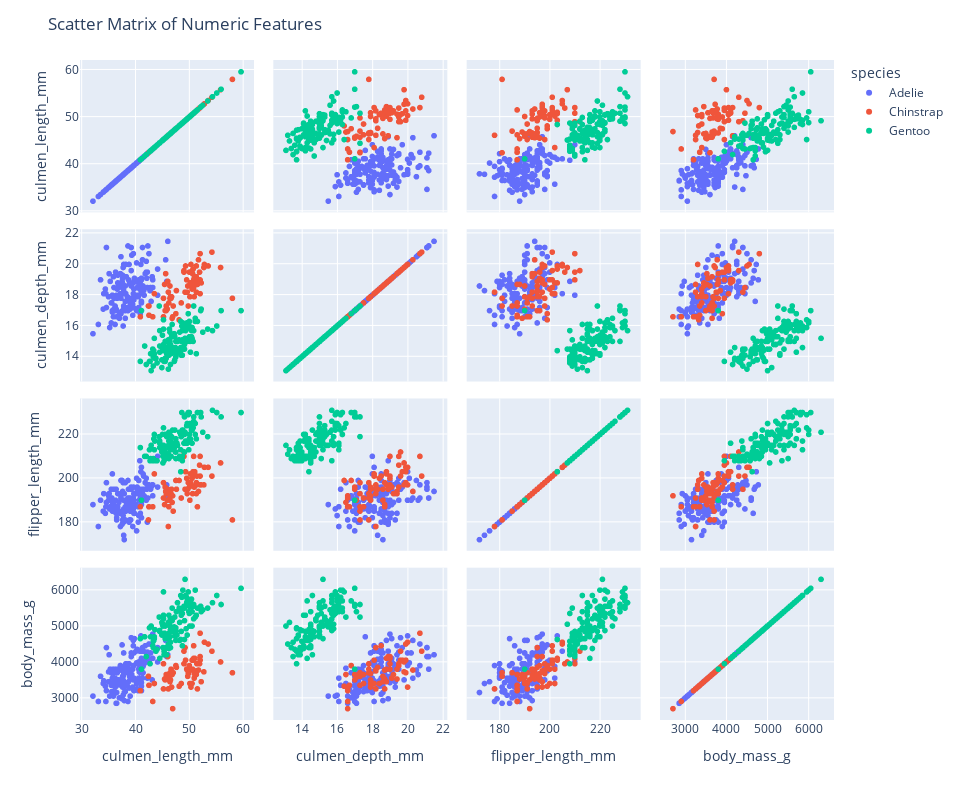

The cell this chart's notebook holds for it:
### Markdown cell above
Let's display a scatter matrix with every numeric feature from our dataset.

### Code cell
fig = px.scatter_matrix(
    penguins, 
    dimensions=["culmen_length_mm", "culmen_depth_mm", "flipper_length_mm", "body_mass_g"], 
    color="species")

fig.update_layout(height=800, width=960, title_text="Scatter Matrix of Numeric Features")

fig.show()

### Figure 1 — Plotly figure (JSON) as saved in the notebook; plotly's stock layout.template omitted (floating-point values rounded to 4 significant figures; data arrays with more than 128 entries replaced by an {"elided": "..."} marker saying what was removed)
{"data": [{"dimensions": [{"axis": {"matches": true}, "label": "culmen_length_mm", "values": {"elided": "152 float values"}}, {"axis": {"matches": true}, "label": "culmen_depth_mm", "values": {"elided": "152 float values"}}, {"axis": {"matches": true}, "label": "flipper_length_mm", "values": {"elided": "152 int values"}}, {"axis": {"matches": true}, "label": "body_mass_g", "values": {"elided": "152 int values"}}], "hovertemplate": "species=Adelie<br>%{xaxis.title.text}=%{x}<br>%{yaxis.title.text}=%{y}<extra></extra>", "legendgroup": "Adelie", "marker": {"color": "#636efa", "symbol": "circle"}, "name": "Adelie", "showlegend": true, "type": "splom"}, {"dimensions": [{"axis": {"matches": true}, "label": "culmen_length_mm", "values": [46.5, 50, 51.3, 45.4, 52.7, 45.2, 46.1, 51.3, 46, 51.3, 46.6, 51.7, 47, 52, 45.9, 50.5, 50.3, 58, 46.4, 49.2, 42.4, 48.5, 43.2, 50.6, 46.7, 52, 50.5, 49.5, 46.4, 52.8, 40.9, 54.2, 42.5, 51, 49.7, 47.5, 47.6, 52, 46.9, 53.5, 49, 46.2, 50.9, 45.5, 50.9, 50.8, 50.1, 49, 51.5, 49.8, 48.1, 51.4, 45.7, 50.7, 42.5, 52.2, 45.2, 49.3, 50.2, 45.6, 51.9, 46.8, 45.7, 55.8, 43.5, 49.6, 50.8, 50.2]}, {"axis": {"matches": true}, "label": "culmen_depth_mm", "values": [17.9, 19.5, 19.2, 18.7, 19.8, 17.8, 18.2, 18.2, 18.9, 19.9, 17.8, 20.3, 17.3, 18.1, 17.1, 19.6, 20, 17.8, 18.6, 18.2, 17.3, 17.5, 16.6, 19.4, 17.9, 19, 18.4, 19, 17.8, 20, 16.6, 20.8, 16.7, 18.8, 18.6, 16.8, 18.3, 20.7, 16.6, 19.9, 19.5, 17.5, 19.1, 17, 17.9, 18.5, 17.9, 19.6, 18.7, 17.3, 16.4, 19, 17.3, 19.7, 17.3, 18.8, 16.6, 19.9, 18.8, 19.4, 19.5, 16.5, 17, 19.8, 18.1, 18.2, 19, 18.7]}, {"axis": {"matches": true}, "label": "flipper_length_mm", "values": [192, 196, 193, 188, 197, 198, 178, 197, 195, 198, 193, 194, 185, 201, 190, 201, 197, 181, 190, 195, 181, 191, 187, 193, 195, 197, 200, 200, 191, 205, 187, 201, 187, 203, 195, 199, 195, 210, 192, 205, 210, 187, 196, 196, 196, 201, 190, 212, 187, 198, 199, 201, 193, 203, 187, 197, 191, 203, 202, 194, 206, 189, 195, 207, 202, 193, 210, 198]}, {"axis": {"matches": true}, "label": "body_mass_g", "values": [3500, 3900, 3650, 3525, 3725, 3950, 3250, 3750, 4150, 3700, 3800, 3775, 3700, 4050, 3575, 4050, 3300, 3700, 3450, 4400, 3600, 3400, 2900, 3800, 3300, 4150, 3400, 3800, 3700, 4550, 3200, 4300, 3350, 4100, 3600, 3900, 3850, 4800, 2700, 4500, 3950, 3650, 3550, 3500, 3675, 4450, 3400, 4300, 3250, 3675, 3325, 3950, 3600, 4050, 3350, 3450, 3250, 4050, 3800, 3525, 3950, 3650, 3650, 4000, 3400, 3775, 4100, 3775]}], "hovertemplate": "species=Chinstrap<br>%{xaxis.title.text}=%{x}<br>%{yaxis.title.text}=%{y}<extra></extra>", "legendgroup": "Chinstrap", "marker": {"color": "#EF553B", "symbol": "circle"}, "name": "Chinstrap", "showlegend": true, "type": "splom"}, {"dimensions": [{"axis": {"matches": true}, "label": "culmen_length_mm", "values": [46.1, 50, 48.7, 50, 47.6, 46.5, 45.4, 46.7, 43.3, 46.8, 40.9, 49, 45.5, 48.4, 45.8, 49.3, 42, 49.2, 46.2, 48.7, 50.2, 45.1, 46.5, 46.3, 42.9, 46.1, 44.5, 47.8, 48.2, 50, 47.3, 42.8, 45.1, 59.6, 49.1, 48.4, 42.6, 44.4, 44, 48.7, 42.7, 49.6, 45.3, 49.6, 50.5, 43.6, 45.5, 50.5, 44.9, 45.2, 46.6, 48.5, 45.1, 50.1, 46.5, 45, 43.8, 45.5, 43.2, 50.4, 45.3, 46.2, 45.7, 54.3, 45.8, 49.8, 46.2, 49.5, 43.5, 50.7, 47.7, 46.4, 48.2, 46.5, 46.4, 48.6, 47.5, 51.1, 45.2, 45.2, 49.1, 52.5, 47.4, 50, 44.9, 50.8, 43.4, 51.3, 47.5, 52.1, 47.5, 52.2, 45.5, 49.5, 44.5, 50.8, 49.4, 46.9, 48.4, 51.1, 48.5, 55.9, 47.2, 49.1, 47.3, 46.8, 41.7, 53.4, 43.3, 48.1, 50.5, 49.8, 43.5, 51.5, 46.2, 55.1, 44.5, 48.8, 47.2, 41.1, 46.8, 50.4, 45.2, 49.9]}, {"axis": {"matches": true}, "label": "culmen_depth_mm", "values": [13.2, 16.3, 14.1, 15.2, 14.5, 13.5, 14.6, 15.3, 13.4, 15.4, 13.7, 16.1, 13.7, 14.6, 14.6, 15.7, 13.5, 15.2, 14.5, 15.1, 14.3, 14.5, 14.5, 15.8, 13.1, 15.1, 14.3, 15, 14.3, 15.3, 15.3, 14.2, 14.5, 17, 14.8, 16.3, 13.7, 17.3, 13.6, 15.7, 13.7, 16, 13.7, 15, 15.9, 13.9, 13.9, 15.9, 13.3, 15.8, 14.2, 14.1, 14.4, 15, 14.4, 15.4, 13.9, 15, 14.5, 15.3, 13.8, 14.9, 13.9, 15.7, 14.2, 16.8, 14.4, 16.2, 14.2, 15, 15, 15.6, 15.6, 14.8, 15, 16, 14.2, 16.3, 13.8, 16.4, 14.5, 15.6, 14.6, 15.9, 13.8, 17.3, 14.4, 14.2, 14, 17, 15, 17.1, 14.5, 16.1, 14.7, 15.7, 15.8, 14.6, 14.4, 16.5, 15, 17, 15.5, 15, 13.8, 16.1, 14.7, 15.8, 14, 15.1, 15.2, 15.9, 15.2, 16.3, 14.1, 16, 15.7, 16.2, 13.7, 17, 14.3, 15.7, 14.8, 16.1]}, {"axis": {"matches": true}, "label": "flipper_length_mm", "values": [211, 230, 210, 218, 215, 210, 211, 219, 209, 215, 214, 216, 214, 213, 210, 217, 210, 221, 209, 222, 218, 215, 213, 215, 215, 215, 216, 215, 210, 220, 222, 209, 207, 230, 220, 220, 213, 219, 208, 208, 208, 225, 210, 216, 222, 217, 210, 225, 213, 215, 210, 220, 210, 225, 217, 220, 208, 220, 208, 224, 208, 221, 214, 231, 219, 230, 214, 229, 220, 223, 216, 221, 221, 217, 216, 230, 209, 220, 215, 223, 212, 221, 212, 224, 212, 228, 218, 218, 212, 230, 218, 228, 212, 224, 214, 226, 216, 222, 203, 225, 219, 228, 215, 228, 216, 215, 210, 219, 208, 209, 216, 229, 213, 230, 217, 230, 217, 222, 214, 190, 215, 222, 212, 213]}, {"axis": {"matches": true}, "label": "body_mass_g", "values": [4500, 5700, 4450, 5700, 5400, 4550, 4800, 5200, 4400, 5150, 4650, 5550, 4650, 5850, 4200, 5850, 4150, 6300, 4800, 5350, 5700, 5000, 4400, 5050, 5000, 5100, 4100, 5650, 4600, 5550, 5250, 4700, 5050, 6050, 5150, 5400, 4950, 5250, 4350, 5350, 3950, 5700, 4300, 4750, 5550, 4900, 4200, 5400, 5100, 5300, 4850, 5300, 4400, 5000, 4900, 5050, 4300, 5000, 4450, 5550, 4200, 5300, 4400, 5650, 4700, 5700, 4650, 5800, 4700, 5550, 4750, 5000, 5100, 5200, 4700, 5800, 4600, 6000, 4750, 5950, 4625, 5450, 4725, 5350, 4750, 5600, 4600, 5300, 4875, 5550, 4950, 5400, 4750, 5650, 4850, 5200, 4925, 4875, 4625, 5250, 4850, 5600, 4975, 5500, 4725, 5500, 4700, 5500, 4575, 5500, 5000, 5950, 4650, 5500, 4375, 5850, 4875, 6000, 4925, 3800, 4850, 5750, 5200, 5400]}], "hovertemplate": "species=Gentoo<br>%{xaxis.title.text}=%{x}<br>%{yaxis.title.text}=%{y}<extra></extra>", "legendgroup": "Gentoo", "marker": {"color": "#00cc96", "symbol": "circle"}, "name": "Gentoo", "showlegend": true, "type": "splom"}], "layout": {"dragmode": "select", "height": 800, "legend": {"title": {"text": "species"}, "tracegroupgap": 0}, "margin": {"t": 60}, "title": {"text": "Scatter Matrix of Numeric Features"}, "width": 960, "xaxis": {"autorange": true, "range": [29.69, 62.01], "type": "linear"}, "xaxis2": {"autorange": true, "range": [12.36, 22.24], "type": "linear"}, "xaxis3": {"autorange": true, "range": [166.8, 236.2], "type": "linear"}, "xaxis4": {"autorange": true, "range": [2384.0, 6616.0], "type": "linear"}, "yaxis": {"autorange": true, "range": [29.69, 62.01], "type": "linear"}, "yaxis2": {"autorange": true, "range": [12.36, 22.24], "type": "linear"}, "yaxis3": {"autorange": true, "range": [166.8, 236.2], "type": "linear"}, "yaxis4": {"autorange": true, "range": [2384.0, 6616.0], "type": "linear"}}}
